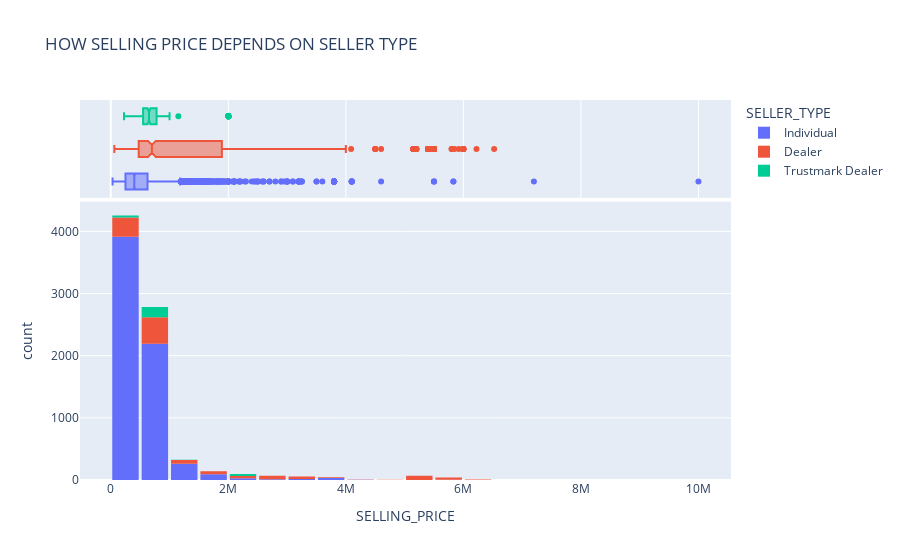

Write notebook code for a chart like this one.
### Code cell
## HOW SELLING PRICE DEPENDS ON SELLER TYPE
f=px.histogram(car_data_df,
               x='SELLING_PRICE',
               marginal='box',
               color='SELLER_TYPE',
               nbins=20,
               title='HOW SELLING PRICE DEPENDS ON SELLER TYPE')
f.update_layout(bargap=0.1)
f.show();

### Figure 1 — Plotly figure (JSON) as saved in the notebook; plotly's stock layout.template omitted (floating-point values rounded to 4 significant figures; data arrays with more than 128 entries replaced by an {"elided": "..."} marker saying what was removed)
{"data": [{"alignmentgroup": "True", "bingroup": "x", "hovertemplate": "SELLER_TYPE=Individual<br>SELLING_PRICE=%{x}<br>count=%{y}<extra></extra>", "legendgroup": "Individual", "marker": {"color": "#636efa", "pattern": {"shape": ""}}, "name": "Individual", "nbinsx": 20, "offsetgroup": "Individual", "orientation": "v", "showlegend": true, "type": "histogram", "x": {"elided": "6563 int values"}, "xaxis": "x", "yaxis": "y"}, {"alignmentgroup": "True", "hovertemplate": "SELLER_TYPE=Individual<br>SELLING_PRICE=%{x}<extra></extra>", "legendgroup": "Individual", "marker": {"color": "#636efa"}, "name": "Individual", "notched": true, "offsetgroup": "Individual", "showlegend": false, "type": "box", "x": {"elided": "6563 int values"}, "xaxis": "x2", "yaxis": "y2"}, {"alignmentgroup": "True", "bingroup": "x", "hovertemplate": "SELLER_TYPE=Dealer<br>SELLING_PRICE=%{x}<br>count=%{y}<extra></extra>", "legendgroup": "Dealer", "marker": {"color": "#EF553B", "pattern": {"shape": ""}}, "name": "Dealer", "nbinsx": 20, "offsetgroup": "Dealer", "orientation": "v", "showlegend": true, "type": "histogram", "x": {"elided": "1107 int values"}, "xaxis": "x", "yaxis": "y"}, {"alignmentgroup": "True", "hovertemplate": "SELLER_TYPE=Dealer<br>SELLING_PRICE=%{x}<extra></extra>", "legendgroup": "Dealer", "marker": {"color": "#EF553B"}, "name": "Dealer", "notched": true, "offsetgroup": "Dealer", "showlegend": false, "type": "box", "x": {"elided": "1107 int values"}, "xaxis": "x2", "yaxis": "y2"}, {"alignmentgroup": "True", "bingroup": "x", "hovertemplate": "SELLER_TYPE=Trustmark Dealer<br>SELLING_PRICE=%{x}<br>count=%{y}<extra></extra>", "legendgroup": "Trustmark Dealer", "marker": {"color": "#00cc96", "pattern": {"shape": ""}}, "name": "Trustmark Dealer", "nbinsx": 20, "offsetgroup": "Trustmark Dealer", "orientation": "v", "showlegend": true, "type": "histogram", "x": {"elided": "236 int values"}, "xaxis": "x", "yaxis": "y"}, {"alignmentgroup": "True", "hovertemplate": "SELLER_TYPE=Trustmark Dealer<br>SELLING_PRICE=%{x}<extra></extra>", "legendgroup": "Trustmark Dealer", "marker": {"color": "#00cc96"}, "name": "Trustmark Dealer", "notched": true, "offsetgroup": "Trustmark Dealer", "showlegend": false, "type": "box", "x": {"elided": "236 int values"}, "xaxis": "x2", "yaxis": "y2"}], "layout": {"bargap": 0.1, "barmode": "relative", "legend": {"title": {"text": "SELLER_TYPE"}, "tracegroupgap": 0}, "title": {"text": "HOW SELLING PRICE DEPENDS ON SELLER TYPE"}, "xaxis": {"anchor": "y", "domain": [0, 1], "title": {"text": "SELLING_PRICE"}}, "xaxis2": {"anchor": "y2", "domain": [0, 1], "matches": "x", "showgrid": true, "showticklabels": false}, "yaxis": {"anchor": "x", "domain": [0, 0.7326], "title": {"text": "count"}}, "yaxis2": {"anchor": "x2", "domain": [0.7426, 1], "matches": "y2", "showgrid": false, "showline": false, "showticklabels": false, "ticks": ""}}}
